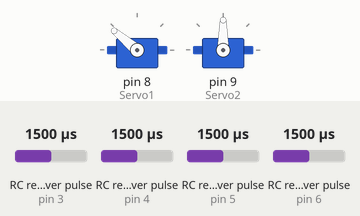
A sketch run on a simulated Arduino Uno, built with avr-gcc and run on an emulated ATmega328P. Parts: 2 × servo. Wiring (inferred from the names in the program): 4 × RC receiver channel: data pin 3 / data pin 4 / data pin 5 / data pin 6. Inputs (shaded band) come from the test bench; at power-on: RC receiver pulse (sensors on pin 3, pin 4, pin 5, pin 6) 1500 µs.

Above: at 1.2 s.
1.3 s: RC receiver pulse (sensor on pin 3) set to 1020 µs
4.0 s: RC receiver pulse (sensor on pin 4) set to 1250 µs
At 5.2 s:
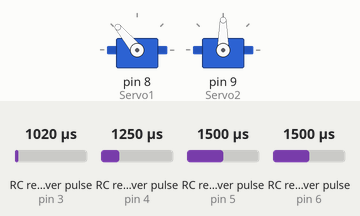
5.5 s: RC receiver pulse (sensor on pin 4) set to 1020 µs
At 5.9 s:
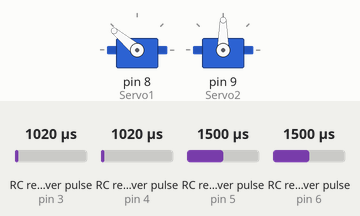
7.0 s: RC receiver pulse (sensor on pin 4) set to 1500 µs
At 7.5 s:
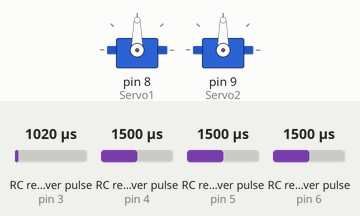
8.5 s: RC receiver pulse (sensor on pin 3) set to 1118 µs
10.0 s: RC receiver pulse (sensor on pin 3) set to 1143 µs
At 10.8 s:
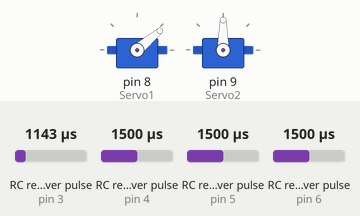
Timing chart, 0 to 14.0 s (numbered marks = the images above; inputs shaded):
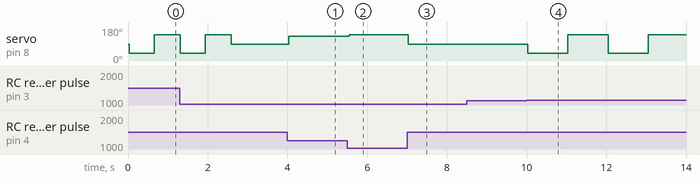

The sketch:

ControlCode_v1.ino
```cpp
#include <Servo.h>

// Servo objects
Servo Servo1;
Servo Servo2;

// Reciever pins
const int ch2Pin = 3;
const int ch3Pin = 4;
const int ch4Pin = 5;
const int ch5Pin = 6;

void setup() {
  Serial.begin(9600);

  // Attaches servos (output) on pins 11 and 12
  Servo1.attach(8);
  Servo2.attach(9);

  // Sets type of input pins to INPUT
  pinMode(ch2Pin, INPUT);
  pinMode(ch3Pin, INPUT);
  pinMode(ch4Pin, INPUT);
  pinMode(ch5Pin, INPUT);
}

void loop() {
  // Read the pulse width for each channel
  unsigned long ch2Val = pulseIn(ch2Pin, HIGH);
  unsigned long ch3Val = pulseIn(ch3Pin, HIGH);
  unsigned long ch4Val = pulseIn(ch4Pin, HIGH);
  unsigned long ch5Val = pulseIn(ch5Pin, HIGH);

  // Flapping or Gliding
  if(ch2Val > 1134) {
    // Frequency
    double freq = upDownPercent(1084, 1893, ch2Val);

    Servo1.write(40);
    delay(1000 * freq);
    Servo1.write(140);
    delay(1000 * freq);

  } else {
    int angle = incrementMap(177, 118, ch3Val);

    Servo1.write(angle);
    delay(20);
  }
}

double upDownPercent(long min, long max, long signal) {
  long digitalMin = min + 100;
  long digitalMax = max - 100;

  if(signal < digitalMin && signal > min + 50){
    signal = digitalMin;
  }

  if(signal < min + 50) {
    return 0;
  }

  if(signal > digitalMax){
    signal = digitalMax;
  }

  return 1.00 - (.70)*(signal-digitalMin)/(digitalMax-digitalMin);
}

int incrementMap(int upperLimit, int lowerLimit, int rawSignal) {
  int signal = rawSignal/10;
  double interval = (upperLimit - lowerLimit) / 10.00;
  double check = upperLimit + 0.0;
  int angle = 40;

  while(angle < 140) {
    if(signal <= check) {
      angle += 10;
      check -= interval;
    } else {
      return angle;
    }
  }
  return 140;
}
```

Measured:
- the behaviour switches between 1133 and 1134 µs on RC receiver pulse (sensor on pin 3) (found by bisection; images 3 and 4)
- after the input at 4.0 s, servo on pin 8 (Servo1): 90° → 130° at once
- after the input at 5.5 s, servo on pin 8 (Servo1): 130° → 140° after 0.05 s
- after the input at 7.0 s, servo on pin 8 (Servo1): 140° → 90° at once
- after the input at 8.5 s, every drawn part: stays the same
- after the input at 10.0 s, servo on pin 8 (Servo1): alternates 140° for 1.0 s and 40° for 1.0 s, starting at once
